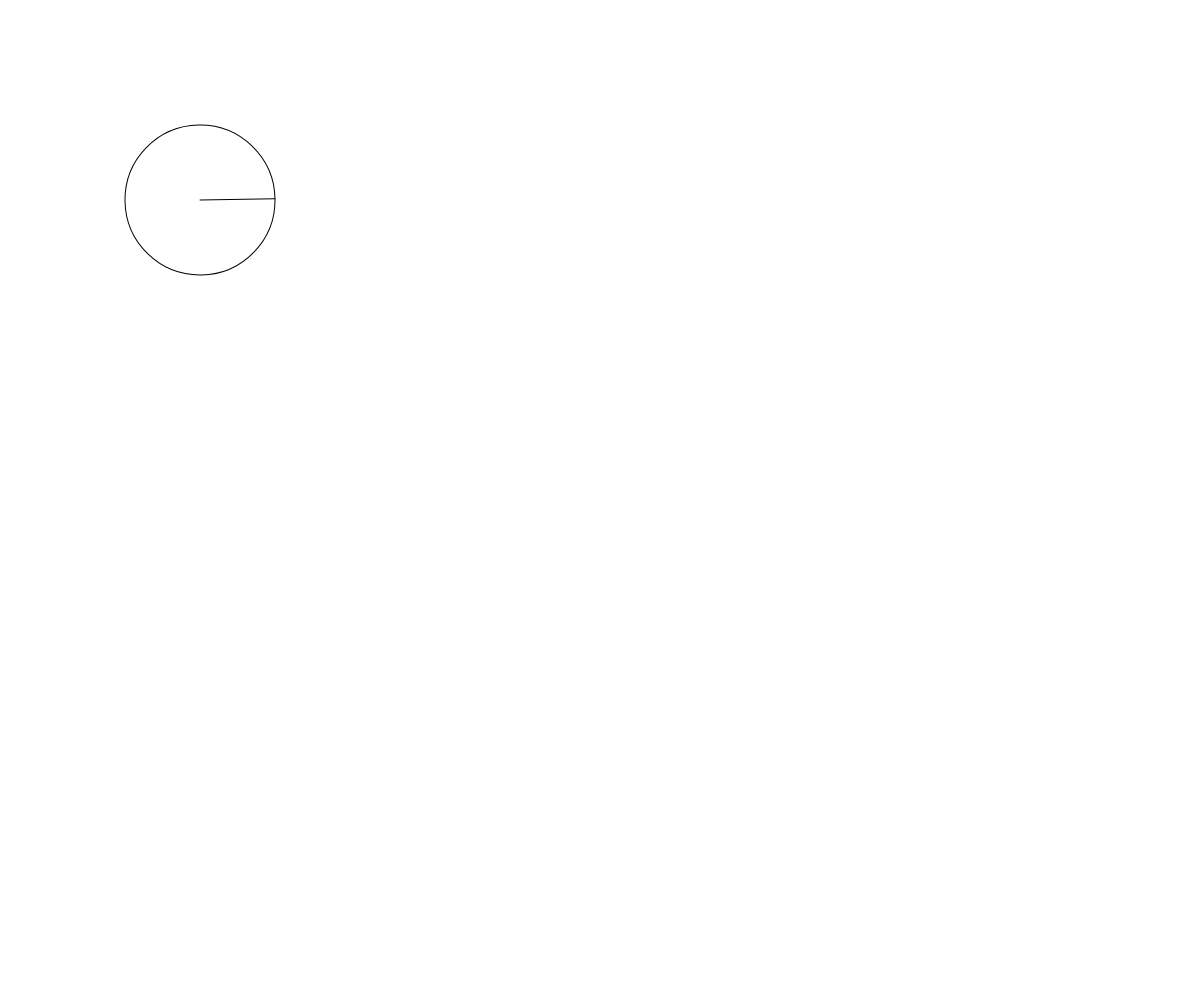
Frame 1 (no input)
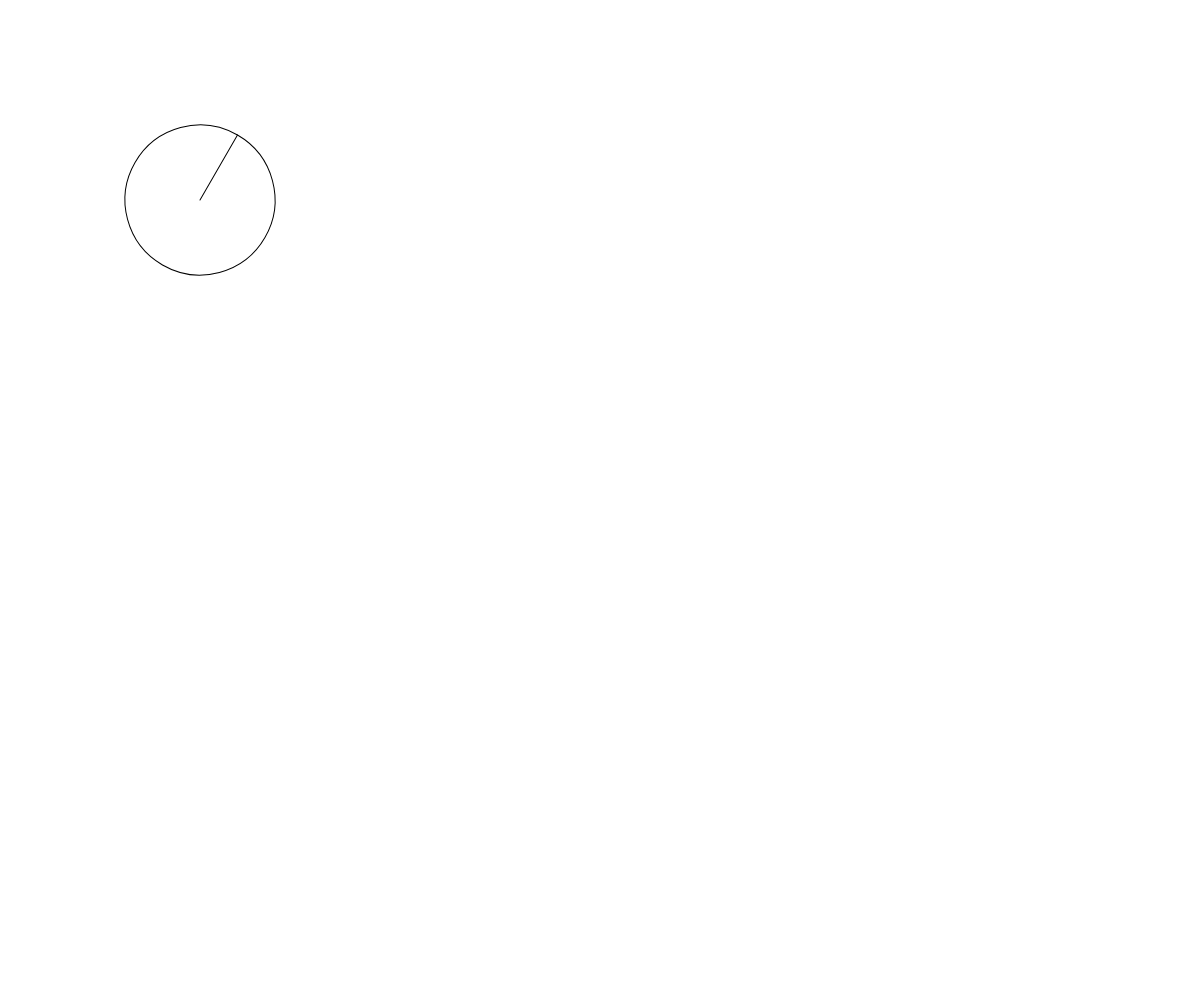
Frame 60 (no input)
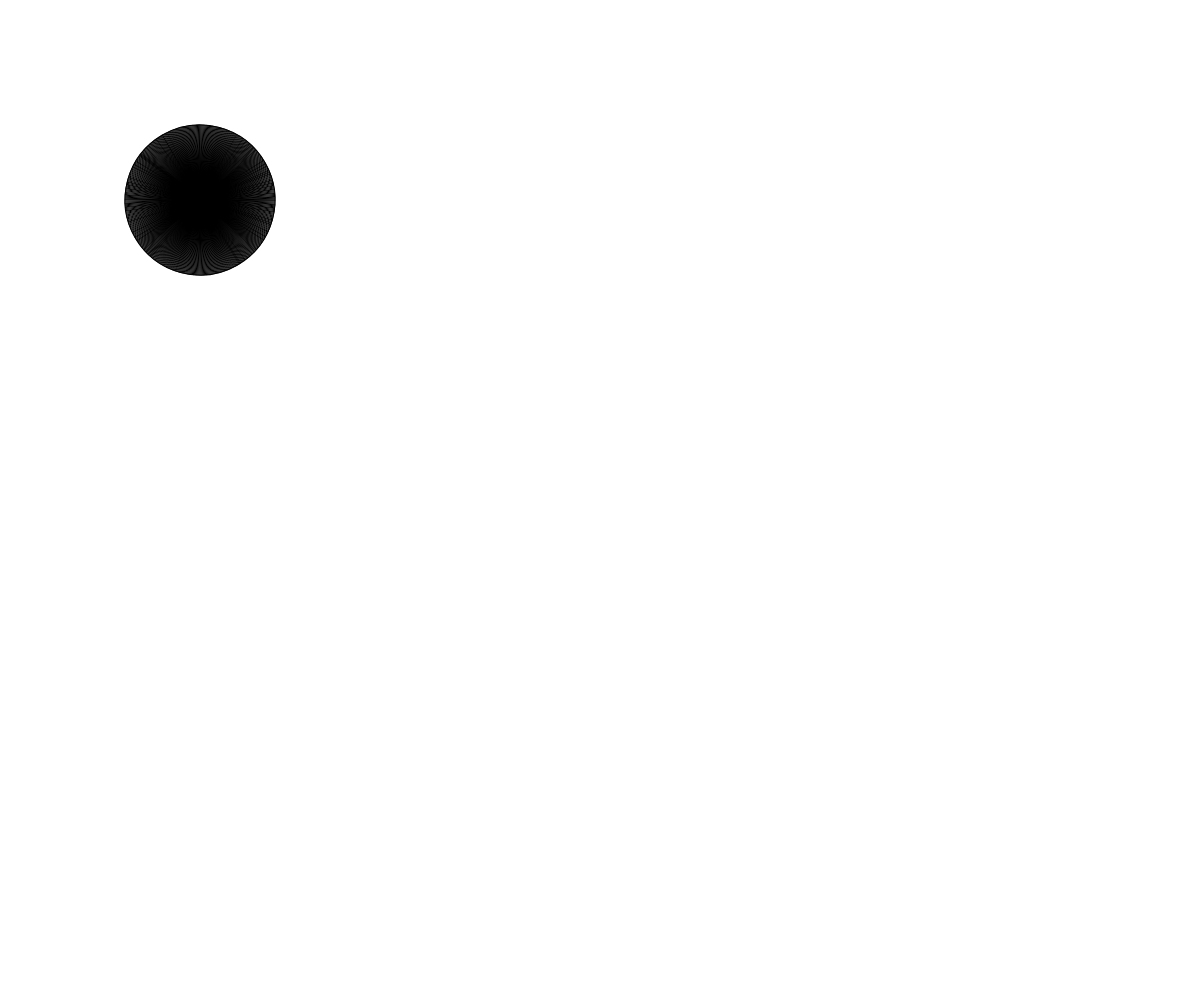
Frame 120 (the mouse pressed at the canvas centre since frame 60)

The p5.js sketch that drew these frames (run headless with seeded random() and noise() and a simulated clock; from frame 60 on, the mouse is pressed at the canvas centre):

// p5.js sketch
// ── sketch.js
// Transformations Challenge
// Maheen Shahid
// March 6, 2025



function setup() {
  createCanvas(windowWidth, windowHeight);
}

function draw() {
  background(255);
  angleMode(DEGREES);
  translate(200,200);

  rotate(-frameCount);
  circle(0,0,150);



  let numSpoke = map(mouseX,0,width,1,1000);
  let spokeAngle = 360/numSpoke;

  for(let i = 0; i < numSpoke; i++){
    line(0,0,75,0);
    rotate(spokeAngle);
  }
}
